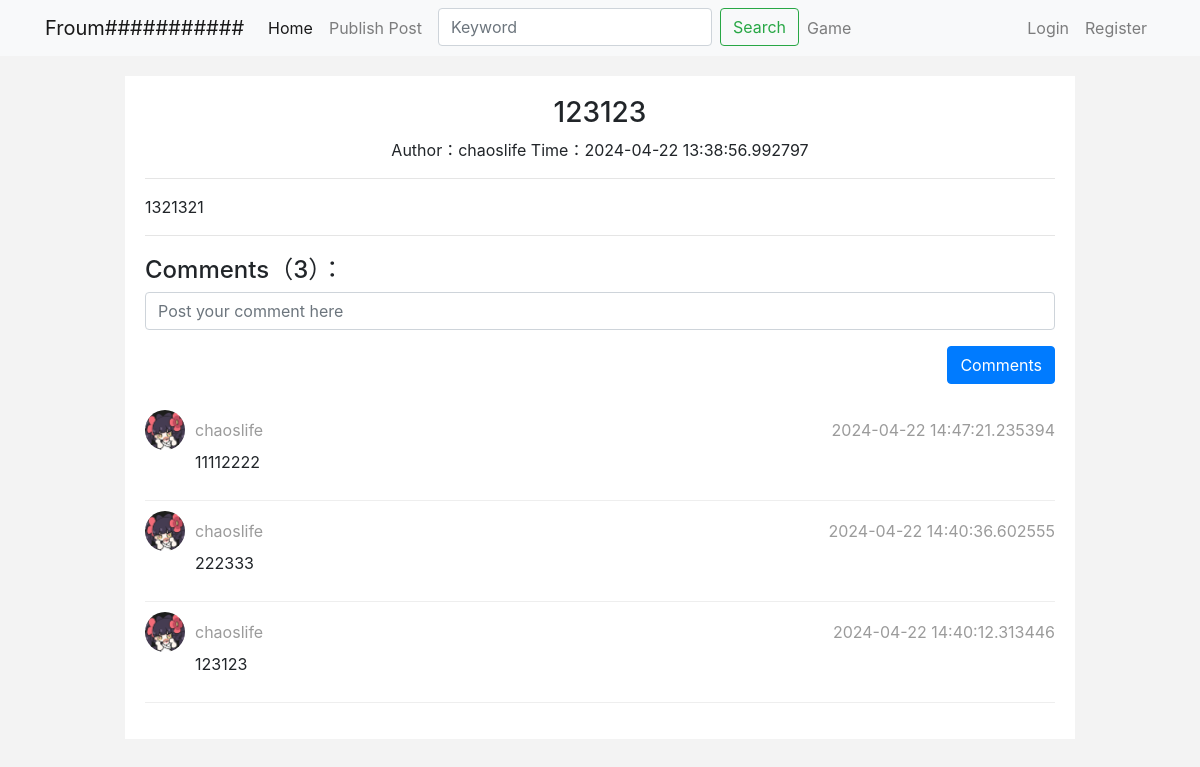
Page /forum/detail/1 on the committed database.
### models.py (models this page shows)
class PostsModel(db.Model):
    __tablename__ = "posts"
    id = db.Column(db.Integer, primary_key=True, autoincrement=True)
    title = db.Column(db.String(100), nullable=False)
    content = db.Column(db.Text, nullable=False)
    create_time = db.Column(db.DateTime, default=datetime.now)
    author_id = db.Column(db.Integer, db.ForeignKey("user.id"))
    author = db.relationship(UserModel, backref="posts")

class UserModel(db.Model):
    __tablename__ = "user"
    id = db.Column(db.Integer, primary_key=True, autoincrement=True)
    username = db.Column(db.String(100), nullable=False)
    password = db.Column(db.String(200), nullable=False)
    email = db.Column(db.String(100), nullable=False, unique=True)
    join_time = db.Column(db.DateTime, default=datetime.now)

class ReplyModel(db.Model):
    __tablename__ = "reply"
    id = db.Column(db.Integer, primary_key=True, autoincrement=True)
    content = db.Column(db.Text, nullable=False)
    create_time = db.Column(db.DateTime, default=datetime.now)
    reply_id = db.Column(db.Integer, db.ForeignKey("posts.id"))
    author_id = db.Column(db.Integer, db.ForeignKey("user.id"))
    post = db.relationship(PostsModel, backref=db.backref('replies', order_by=create_time.desc()))
    author = db.relationship(UserModel, backref='replies')

### blueprint/forum.py (the view)
@bp.route("/forum/detail/<post_id>")
def post_detail(post_id):
    post = PostsModel.query.get(post_id)
    return render_template("detail.html", post=post)

### app.py (called while the page is built)
@app.before_request
def before_request1():
    user_id = session.get("user_id")
    if user_id:
        user = UserModel.query.get(user_id)
        setattr(g, "user", user)
    else:
        setattr(g, "user", None)

@app.context_processor
def content_processor1():
    return {"user": g.user}

### templates/detail.html (shortened to what this page needs)
{% extends "base.html" %}
{% block head %}
  <link rel="stylesheet" href="{{ url_for('static', filename='css/detail.css') }}">
{% endblock %}
{% block body %}
  <div class="row" style="margin-top: 20px;">
    <div class="col"></div>
    <div class="col-10" style="background-color: #fff;padding: 20px;">
      <h3 class="page-title">{{ post.title }}</h3>
      <p class="question-info">
        <span>Author：{{ post.author.username }}</span>
        <span>Time：{{ post.create_time }}</span>
      </p>
      <hr>
      <p class="question-content">{{ post.content }}</p>
      <hr>
      <h4 class="comment-group-title">Comments（{{ post.replies|length }}）：</h4>
      <form action="{{ url_for('forum.publish_reply') }}" method="post">
        <div class="form-group">
          <input type="text" placeholder="Post your comment here" name="content" class="form-control">
        </div>
        <div class="form-group" style="text-align: right;">
          <button class="btn btn-primary">Comments</button>
        </div>
      </form>
      <ul class="comment-group">
        {% for reply in post.replies %}
        <li>
          <div class="user-info">
            <img class="avatar" src="{{ url_for('static', filename='images/avatar.webp') }}" alt="">
            <span class="username">{{ reply.author.username }}</span>
            <span class="create-time">{{ reply.create_time }}</span>
          </div>
          <p class="comment-content">{{ reply.content }}</p>
        </li>
        {% endfor %}
      </ul>
    </div>
    <div class="col"></div>
  </div>
{% endblock %}

### templates/base.html (shortened to what this page needs)
<!DOCTYPE html>
<html>
<head>
    <link rel="stylesheet" href="{{ url_for('static', filename='bootstrap/bootstrap.4.6.min.css') }}">
    <link rel="stylesheet" href="{{ url_for('static', filename='css/init.css') }}">
    {% block head %}{% endblock %}
</head>
<body>
    <nav class="navbar navbar-expand-lg navbar-light bg-light">
        <div class="container">
            <a class="navbar-brand" href="#">Froum###########</a>
            <div class="collapse navbar-collapse" id="navbarSupportedContent">
                <ul class="navbar-nav mr-auto">
                    <li class="nav-item active">
                        <a class="nav-link" href="/">Home <span class="sr-only">(current)</span></a>
                    </li>
                    <li class="nav-item">
                        <a class="nav-link" href="{{ url_for('forum.publish_post') }}">Publish Post</a>
                    </li>
                    <li class="nav-item ml-2">
                        <form class="form-inline my-2 my-lg-0" method="GET" action="{{ url_for('forum.search') }}">
                            <input class="form-control mr-sm-2" type="search" placeholder="Keyword" aria-label="Search" name="s">
                            <button class="btn btn-outline-success my-2 my-sm-0" type="submit">Search</button>
                        </form>
                    </li>
                    <li class="nav-item">
                        <a class="nav-link" href="{{ url_for('game.game') }}">Game</a>
                    </li>
                </ul>
                <ul class="navbar-nav">
                  {% if user %}
                    <li class="nav-item">
                      <span class="nav-link">{{ user.username }}</span>
                    </li>
                    <li class="nav-item">
                        <a class="nav-link" href="{{ url_for('auth.logout') }}">Logout</a>
                    </li>
                  {% else %}
                    <li class="nav-item">
                      <a class="nav-link" href="{{ url_for('auth.login') }}">Login</a>
                    </li>
                    <li class="nav-item">
                        <a class="nav-link" href="{{ url_for('auth.register') }}">Register</a>
                    </li>
                  {% endif %}
                </ul>
            </div>
        </div>
    </nav>
    <div class="container">
        {% block body %}{% endblock %}
    </div>
</body>
</html>

### static/css/init.css (style rules this page uses)
body { background-color: #f3f3f3; }

### static/css/detail.css (style rules this page uses)
.page-title { text-align: center; }
.question-info { text-align: center; }
.comment-group-title { margin-top: 20px; }
.comment-group { list-style: none; padding-left: 0; }
.comment-group li { border-bottom:1px solid #eee; padding: 10px 0; }
.comment-group li .user-info { height: 40px; line-height:40px; color: #9b9b9b; font-size: 16px; }
.user-info .avatar { height:40px; width: 40px; float: left; border-radius: 50%; }
.user-info .username { margin-left: 10px; }
.user-info .create-time { float: right; }
.comment-content { margin-left: 50px; }

### rows in the picture
PostsModel: title "123123", create_time "2024-04-22 13:38:56.992797", content "1321321"
UserModel: author.username "chaoslife"
ReplyModel: author.username "chaoslife", create_time "2024-04-22 14:47:21.235394", content "11112222"
ReplyModel: author.username "chaoslife", create_time "2024-04-22 14:40:36.602555", content "222333"
ReplyModel: author.username "chaoslife", create_time "2024-04-22 14:40:12.313446", content "123123"

### other values in the picture
{{ post.replies|length }} "3"
